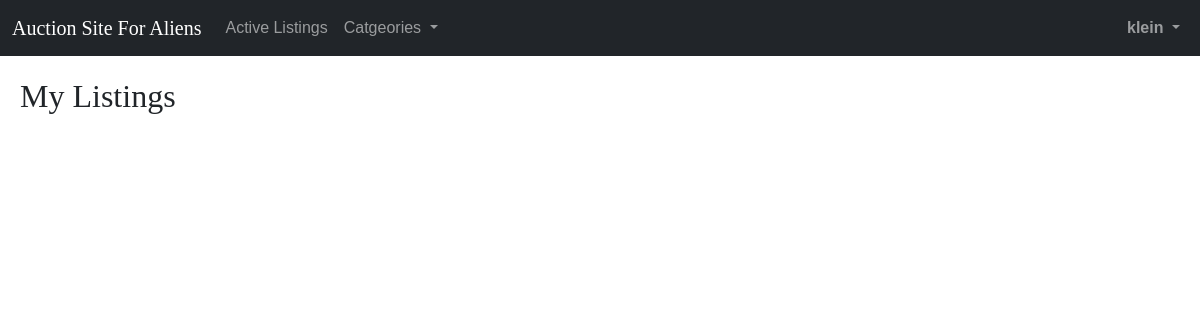
/my_listings (signed in), run on an earlier commit of the app's database.
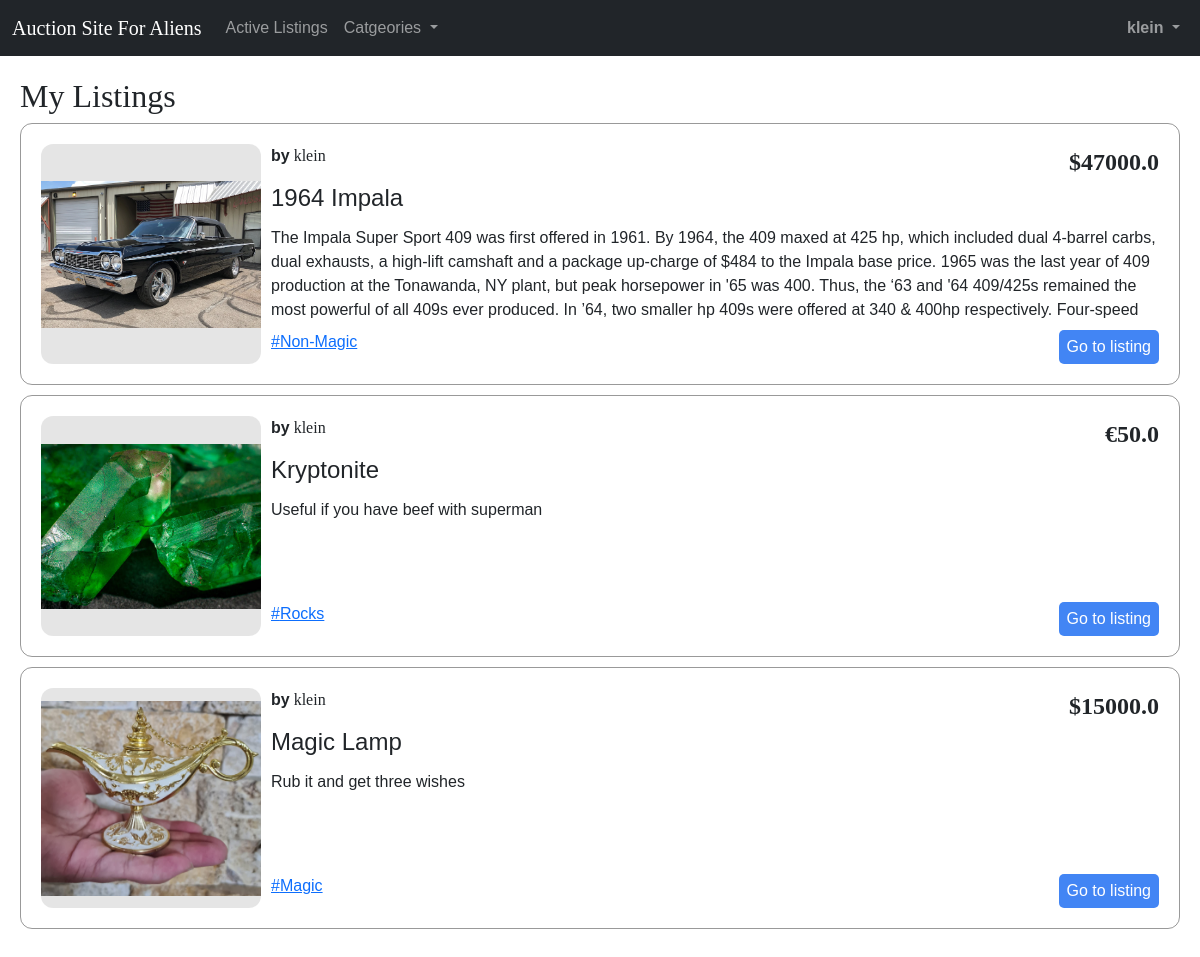
And on a later commit of the database.
### auctions/models.py (models this page shows, shortened)
class User(AbstractUser):
    def __str__(self):
        return f"{self.id}: {self.username}"

class AuctionListing(models.Model):
    user = models.ForeignKey(User, on_delete=models.CASCADE, related_name="user_listings")
    w_users = models.ManyToManyField(User, blank=True, related_name="watchlist")
    title = models.CharField(max_length=128)
    description = models.TextField(null=True)
    image = models.ImageField(upload_to='pics', null=True)
    category = models.ForeignKey('AuctionCategory', on_delete=models.SET_NULL, null=True, related_name="ac_listings")
    bid = models.FloatField()
    active = models.BooleanField(default=True)
    winner = models.ForeignKey(User, on_delete=models.SET_NULL, null=True, related_name="won_listings")
    currency = models.ForeignKey('Currency', on_delete=models.SET_NULL, null=True, related_name="cu_listings")

class Currency(models.Model):
    name = models.CharField(max_length=64)
    symbol = models.CharField(max_length=8)

class AuctionCategory(models.Model):
    name = models.CharField(max_length=64)

### auctions/views.py (the view)
# urls.py: path('my_listings', views.my_listings, name='my_listings'),
@login_required
def my_listings(request):
    return render(request, 'auctions/my_listings.html')

### auctions/context_processors.py (called while the page is built)
def categories_processor(request):
    categories = AuctionCategory.objects.all()
    return {'categories': categories}

### auctions/templates/auctions/my_listings.html (shortened to what this page needs)
{% extends "auctions/layout.html" %}
{% block body %}
    <h2 id="page-title">My Listings</h2>
    <ul id="my-listings">
        {% for listing in user.user_listings.all %}
            <li class="listing">
                <div class="image-box">
                    {% if listing.image %}
                        <img src="{{ listing.image.url }}" alt="{{ listing.title }}" class="image">
                    {% else %}
                        <h5>No Image</h5>
                    {% endif %}
                </div>
                <div class="info">
                    <div class="info-top">
                        <div class="byuser"><strong>by</strong> {{ listing.user.username }}</div>
                        <div class="price"> {{ listing.currency.symbol }}{{ listing.bid }} </div>
                    </div>
                    <div class="info-bottom">
                        <div class="title">{{ listing.title }}</div>
                        <div class="dsc">{{ listing.description }}</div>
                    </div>
                    <div class="info-footer">
                        {% if listing.category %}
                            <a href="{% url 'categories' listing.category.name %}" class="category-tag">#{{ listing.category.name }}</a>
                        {% endif %}
                        <a href="{% url 'listing_page' listing.id %}" class="go-to-listing">Go to listing</a>
                    </div>
                </div>
            </li>
        {% endfor %}
    </ul>
{% endblock %}

### auctions/templates/auctions/layout.html (shortened to what this page needs)
{% load static %}
<!DOCTYPE html>
<html lang="en">
    <head>
        <link href="https://cdn.jsdelivr.net/npm/bootstrap@5.3.2/dist/css/bootstrap.min.css" rel="stylesheet">
        <link href="{% static 'auctions/somestyles.css' %}" rel="stylesheet">
    </head>
    <body>
        <nav class="navbar navbar-expand-sm navbar-dark bg-dark fixed-top" id="nav">
            <div class="container-fluid">
                <a class="navbar-brand" href="{% url 'index' %}">Auction Site For Aliens</a>
                <div class="collapse navbar-collapse" id="navbarSupportedContent">
                    <ul class="navbar-nav me-auto mb-2 mb-lg-0">
                        <li class="nav-item">
                            <a class="nav-link" href="{% url 'index' %}">Active Listings</a>
                        </li>
                        <li class="nav-item dropdown">
                            <a class="nav-link dropdown-toggle" href="#" id="navbarDropdown" role="button" data-bs-toggle="dropdown" aria-expanded="false">
                              Catgeories
                            </a>
                        </li>
                    </ul>
                    <div class="d-flex navbar-nav text-nowrap flex-nowrap" id="nav-login">
                        {% if user.is_authenticated %}
                            <div class="nav-item dropdown">
                                <a class="nav-link dropdown-toggle" href="#" role="button" data-bs-toggle="dropdown" aria-expanded="false">
                                    <strong>{{ user.username }}</strong>
                                </a>
                            </div>
                        {% endif %}
                    </div>
                </div>
            </div>
        </nav>
        <div id="body-container">
            {% block body %}
            {% endblock %}
        </div>
    </body>
</html>

### auctions/static/auctions/somestyles.css (style rules this page uses)
* { box-sizing:border-box;margin:0;padding:0;font-family:Verdana,Geneva,Tahoma,sans-serif }
body { padding:20px }
.navbar-brand { font-family:Georgia,"Times New Roman",Times,serif }
ul { margin:0;padding:0 }
ul.navbar-nav { margin-bottom:0 !important }
#body-container { margin-top:40px }
#nav-login { margin-left:auto }
#page-title { font-family:Georgia,"Times New Roman",Times,serif }
#categories,#my-listings,#active-listings { list-style:none }
#categories .listing,#my-listings .listing,#active-listings .listing { border:1px solid rgba(0,0,0,.4);border-radius:12px;padding:20px;margin-bottom:10px;display:flex;gap:10px;max-width:1600px }
#categories .listing .image-box,#my-listings .listing .image-box,#active-listings .listing .image-box { width:220px;height:220px;display:flex;justify-content:center;align-items:center;background-color:rgba(0,0,0,.1);border-radius:12px }
#categories .listing .image-box img,#my-listings .listing .image-box img,#active-listings .listing .image-box img { max-width:100%;max-height:100% }
#categories .listing .info,#my-listings .listing .info,#active-listings .listing .info { flex:1;display:flex;flex-direction:column }
#categories .listing .info .info-top,#my-listings .listing .info .info-top,#active-listings .listing .info .info-top { display:flex;justify-content:space-between }
#categories .listing .info .info-top .byuser,#my-listings .listing .info .info-top .byuser,#active-listings .listing .info .info-top .byuser { font-family:Georgia,"Times New Roman",Times,serif }
#categories .listing .info .info-top .price,#my-listings .listing .info .info-top .price,#active-listings .listing .info .info-top .price { font-weight:bold;font-family:Georgia,"Times New Roman",Times,serif;font-size:1.5em }
#categories .listing .info .info-bottom,#my-listings .listing .info .info-bottom,#active-listings .listing .info .info-bottom { display:flex;flex-direction:column;gap:10px;margin-bottom:auto }
#categories .listing .info .info-bottom .title,#my-listings .listing .info .info-bottom .title,#active-listings .listing .info .info-bottom .title { font-size:1.5em;white-space:nowrap;overflow:hidden;text-overflow:ellipsis }
#categories .listing .info .info-bottom .dsc,#my-listings .listing .info .info-bottom .dsc,#active-listings .listing .info .info-bottom .dsc { overflow-y:auto;max-height:100px }
#categories .listing .info .info-footer,#my-listings .listing .info .info-footer,#active-listings .listing .info .info-footer { display:flex }
#categories .listing .info .info-footer .go-to-listing,#my-listings .listing .info .info-footer .go-to-listing,#active-listings .listing .info .info-footer .go-to-listing { margin-left:auto;padding:5px 8px;border:none;border-radius:5px;background-color:#4285f4;color:#fff;text-decoration:none }

What changed in the data, as far as the page shows it:
added AuctionListing: image (picture), user.username "klein", currency.symbol "$", bid "47000.0", title "1964 Impala", description "The Impala Super Sport 409 was first offered in 1961. By 1964, the 409 maxed at 425 hp, which included dual 4-barrel carbs, dual exhausts, a high-lift camshaft and a package up-charge of $484 to the Impala base price. 1965 was the last year of 409 production at the Tonawanda, NY plant, but peak horsepower in '65 was 400. Thus, the ‘63 and '64 409/425s remained the most powerful of all 409s ever produced. In ’64, two smaller hp 409s were offered at 340 & 400hp respectively. Four-speed…", category.name "Non-Magic"
added AuctionListing: image (picture), user.username "klein", currency.symbol "€", bid "50.0", title "Kryptonite", description "Useful if you have beef with superman", category.name "Rocks"
added AuctionListing: image (picture), user.username "klein", currency.symbol "$", bid "15000.0", title "Magic Lamp", description "Rub it and get three wishes", category.name "Magic"
